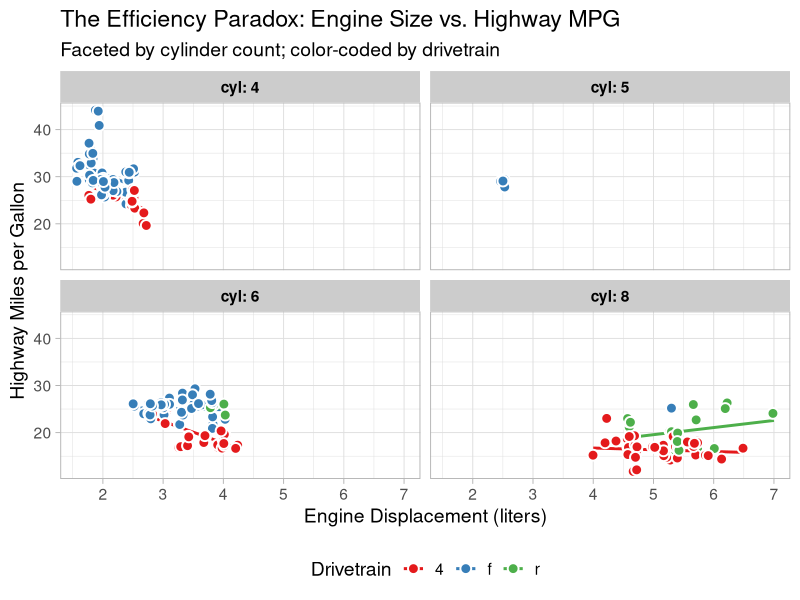

The R source for this figure:
## ---- chunk 1
suppressPackageStartupMessages(library(tidyverse))
## ---- chunk 2
mpg %>%
  ggplot(aes(x = displ, y = hwy, color = drv)) +
  # Updated: replaced 'size' with 'linewidth' and added 'formula'
  geom_smooth(method = "lm", formula = y ~ x, se = FALSE, linewidth = 1, alpha = 0.5) +
  # Jittered points
  geom_jitter(aes(fill = drv), shape = 21, color = "white", size = 3, stroke = 1) +
  # Facet by cylinder count
  facet_wrap(~cyl, labeller = label_both) +
  theme_light(base_size = 14) +
  labs(
    title = "The Efficiency Paradox: Engine Size vs. Highway MPG",
    subtitle = "Faceted by cylinder count; color-coded by drivetrain",
    x = "Engine Displacement (liters)",
    y = "Highway Miles per Gallon",
    color = "Drivetrain",
    fill = "Drivetrain"
  ) +
  scale_color_brewer(palette = "Set1") +
  scale_fill_brewer(palette = "Set1") +
  theme(
    legend.position = "bottom",
    strip.background = element_rect(fill = "gray80"),
    strip.text = element_text(color = "black", face = "bold")
  )
